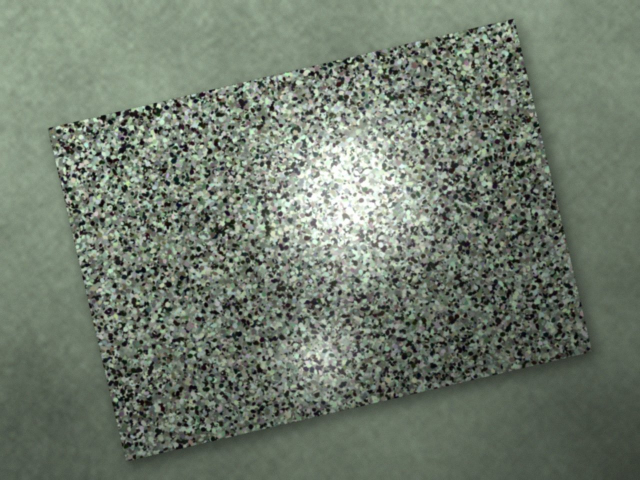
#> input picture Intern_Assignment_Dataset/queries/img_001__B05B_lighting_lookalike.jpg, 1280 x 960 px (shown at 1/2 size)
$ python -i preprocessing.py   (imports and definitions only)
#> lines starting #> are read from the running program, lines starting #| are printed output that depends on the picture
"""
Step 1: Image Preprocessing

Load, resize, convert to grayscale, and optionally enhance with CLAHE.
"""

import cv2
import numpy as np


def load_image(path: str) -> np.ndarray | None:
    """
    Read image from disk with OpenCV.

    Returns:
        BGR image array, or None if file is missing / unreadable.
    """
    img = cv2.imread(path)
#> img is the input picture: shape (960, 1280, 3); mean B, G, R 108.7, 122.5, 112
    if img is None:
        print(f"[WARNING] Could not load image: {path}")
    return img


def resize_image(image: np.ndarray, max_side: int = 1024) -> np.ndarray:
    """
    Resize so the longest side equals *max_side*.
    If already smaller, return unchanged.
    Uses INTER_AREA for downscaling (best quality for shrinking).
    """
#> called with max_side = 1024
    h, w = image.shape[:2]
#> h = 960; w = 1280
    longest = max(h, w)
#> longest = 1280
    if longest <= max_side:
        return image

    scale = max_side / longest
#> scale = 0.8
    new_w = int(w * scale)
#> new_w = 1024
    new_h = int(h * scale)
#> new_h = 768
    return cv2.resize(image, (new_w, new_h), interpolation=cv2.INTER_AREA)
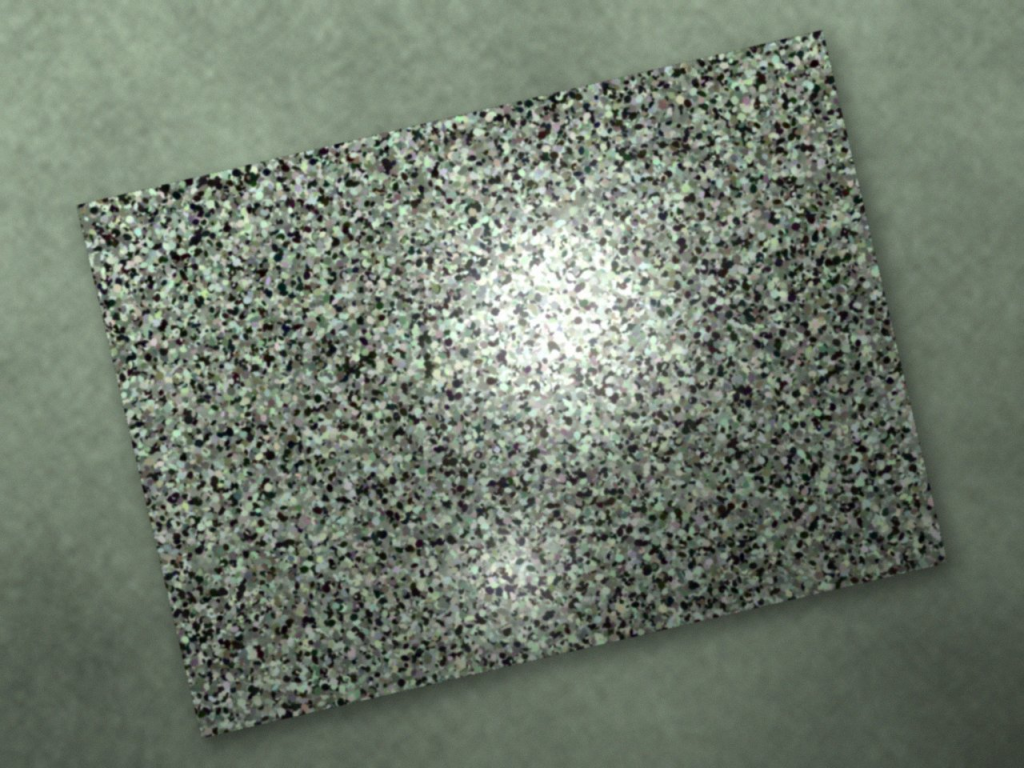
#> returned value: shape (768, 1024, 3); mean of channels 0, 1, 2 108.7, 122.5, 112; drawn as B, G, R


def to_grayscale(image: np.ndarray) -> np.ndarray:
    """
    Convert BGR → grayscale.  If already single-channel, return as-is.
    """
    if len(image.shape) == 2:
        return image
    return cv2.cvtColor(image, cv2.COLOR_BGR2GRAY)
#> returned value: shape (768, 1024)


def apply_clahe(
    gray: np.ndarray,
    clip_limit: float = 2.0,
    tile_size: int = 8,
) -> np.ndarray:
    """
    Contrast Limited Adaptive Histogram Equalisation.

    Improves local contrast, which helps SIFT find more keypoints
    in low-contrast stone regions (validated by benchmark: CLAHE ON
    produces better separation than raw grayscale).
    """
#> called with clip_limit = 2, tile_size = 8
    clahe = cv2.createCLAHE(
        clipLimit=clip_limit,
        tileGridSize=(tile_size, tile_size),
    )
    return clahe.apply(gray)
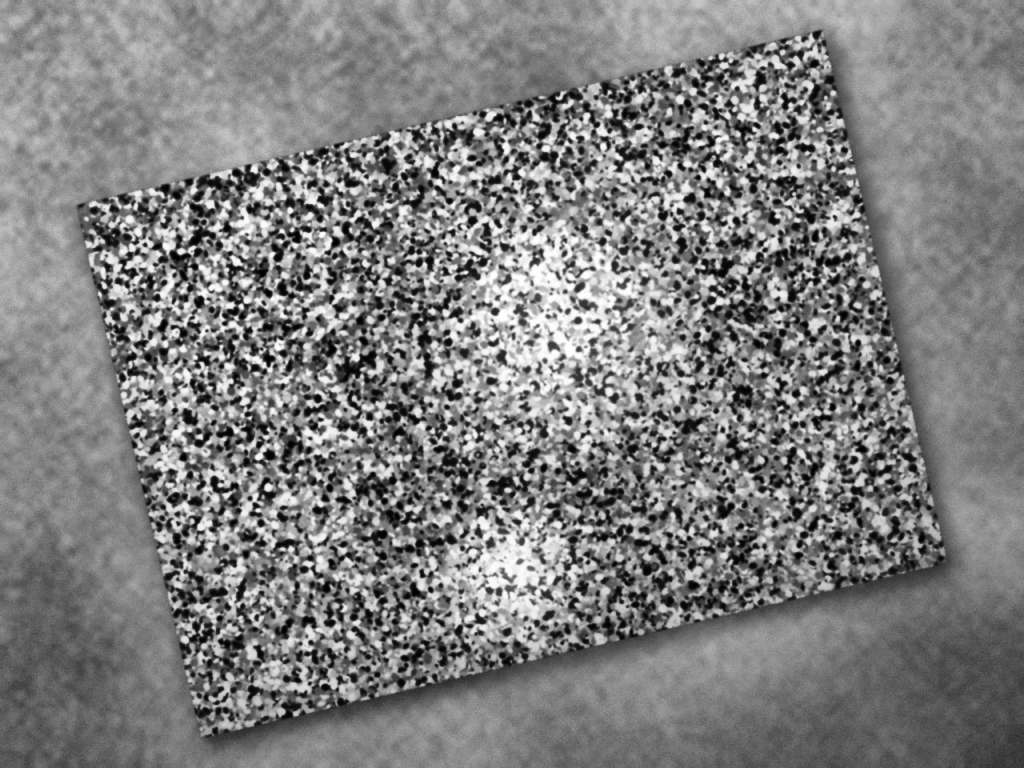
#> returned value: shape (768, 1024); min 0, max 255, mean 126.7


def preprocess(
    path: str,
    max_side: int = 1024,
    use_clahe: bool = True,
) -> tuple[np.ndarray | None, np.ndarray | None]:
    """
    Full preprocessing pipeline.

    Returns:
        (color_resized, gray_processed) — colour kept for visualisation,
        grayscale used for feature extraction.
        Returns (None, None) on load failure.
    """
    color = load_image(path)
    if color is None:
        return None, None

    color = resize_image(color, max_side)
    gray = to_grayscale(color)

    if use_clahe:
        gray = apply_clahe(gray)

    return color, gray

>>> result = preprocess('../Intern_Assignment_Dataset/queries/img_001__B05B_lighting_lookalike.jpg')

$ run again, on Intern_Assignment_Dataset/queries/img_019__B01B_lighting_lookalike.jpg
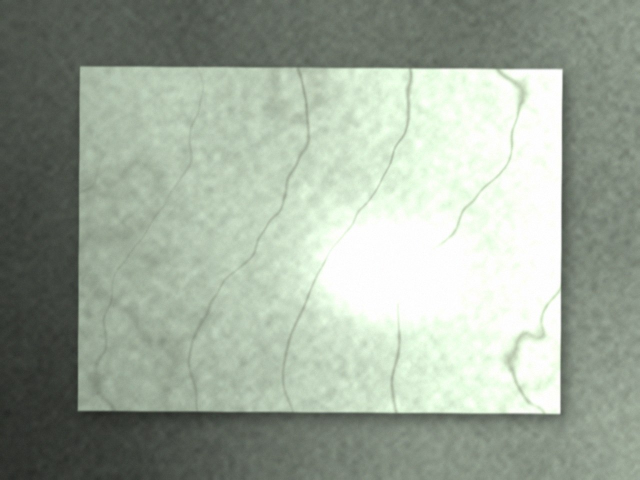
#> input picture Intern_Assignment_Dataset/queries/img_019__B01B_lighting_lookalike.jpg, 1280 x 960 px (shown at 1/2 size)
#> in load_image, img is the input picture: shape (960, 1280, 3); mean B, G, R 154.8, 168.4, 157.9
#> in resize_image, `return cv2.resize(image, (new_w, new_h), interpolation=cv2.INTER_AREA)`:
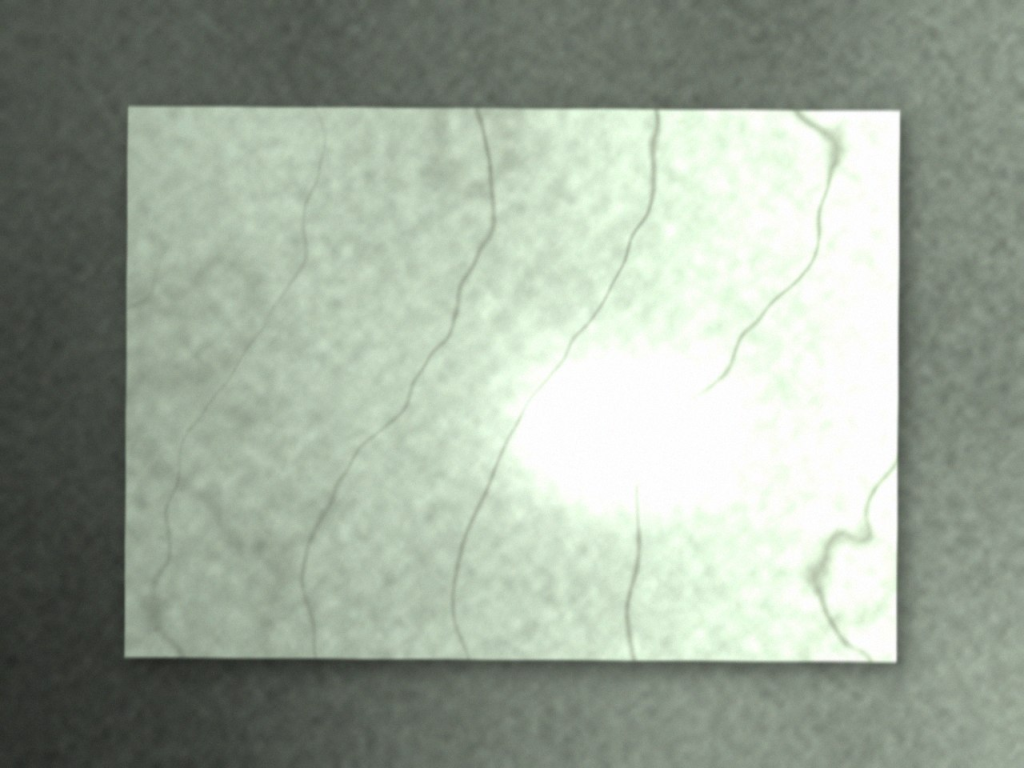
#> returned value: shape (768, 1024, 3); mean of channels 0, 1, 2 154.8, 168.4, 157.9; drawn as B, G, R
#> in apply_clahe, `return clahe.apply(gray)`:
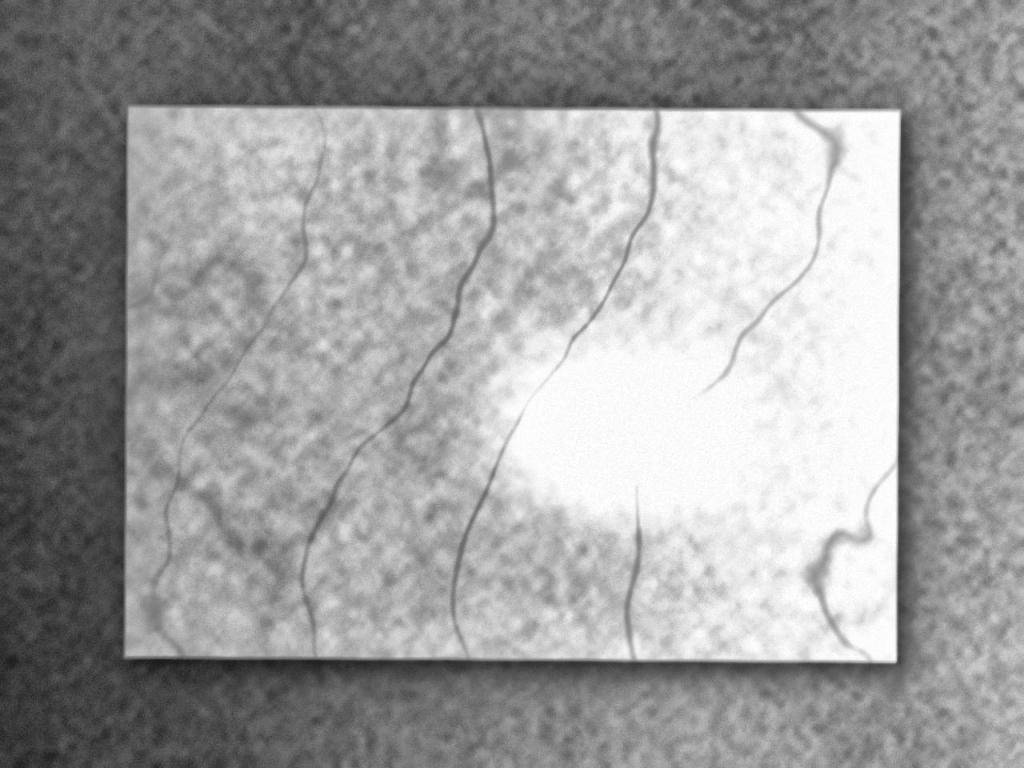
#> returned value: shape (768, 1024); min 27, max 255, mean 158.2

$ run again, on Intern_Assignment_Dataset/queries/img_005__B04A_occlusion_same.jpg
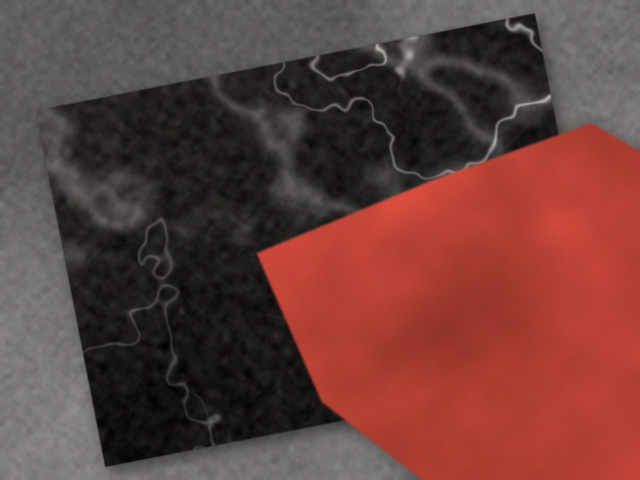
#> input picture Intern_Assignment_Dataset/queries/img_005__B04A_occlusion_same.jpg, 1280 x 960 px (shown at 1/2 size)
#> in load_image, img is the input picture: shape (960, 1280, 3); mean B, G, R 58.4, 63.4, 102.8
#> in to_grayscale, `return cv2.cvtColor(image, cv2.COLOR_BGR2GRAY)`:
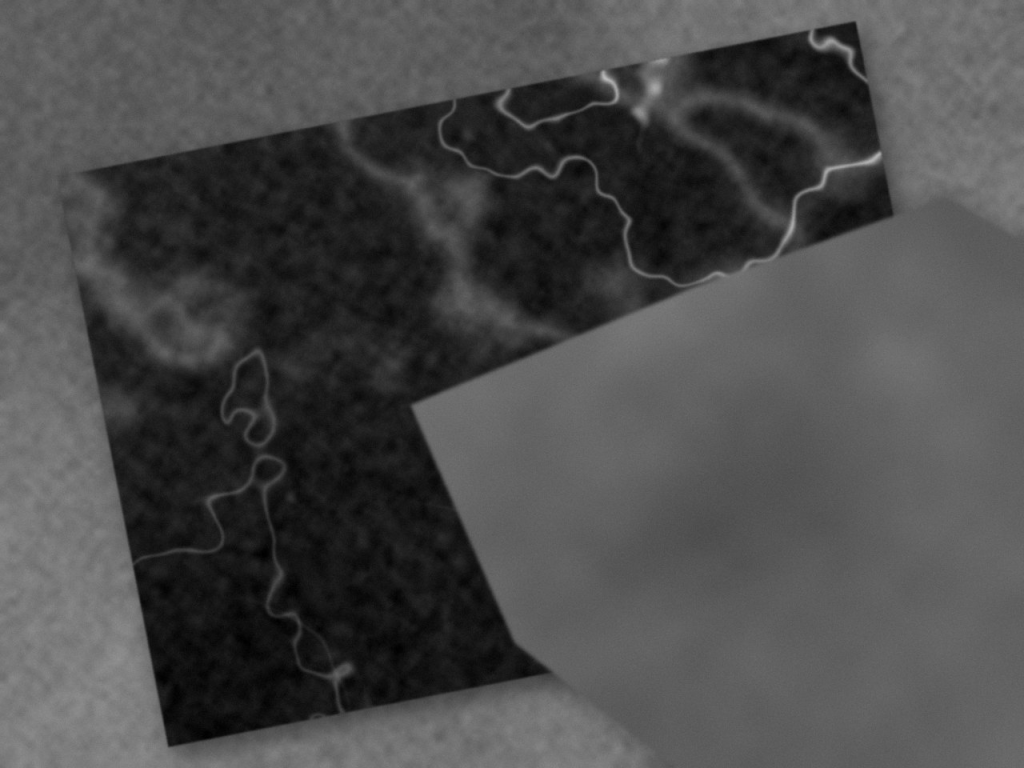
#> returned value: shape (768, 1024); min 0, max 185, mean 74.6
#> in apply_clahe, `return clahe.apply(gray)`:
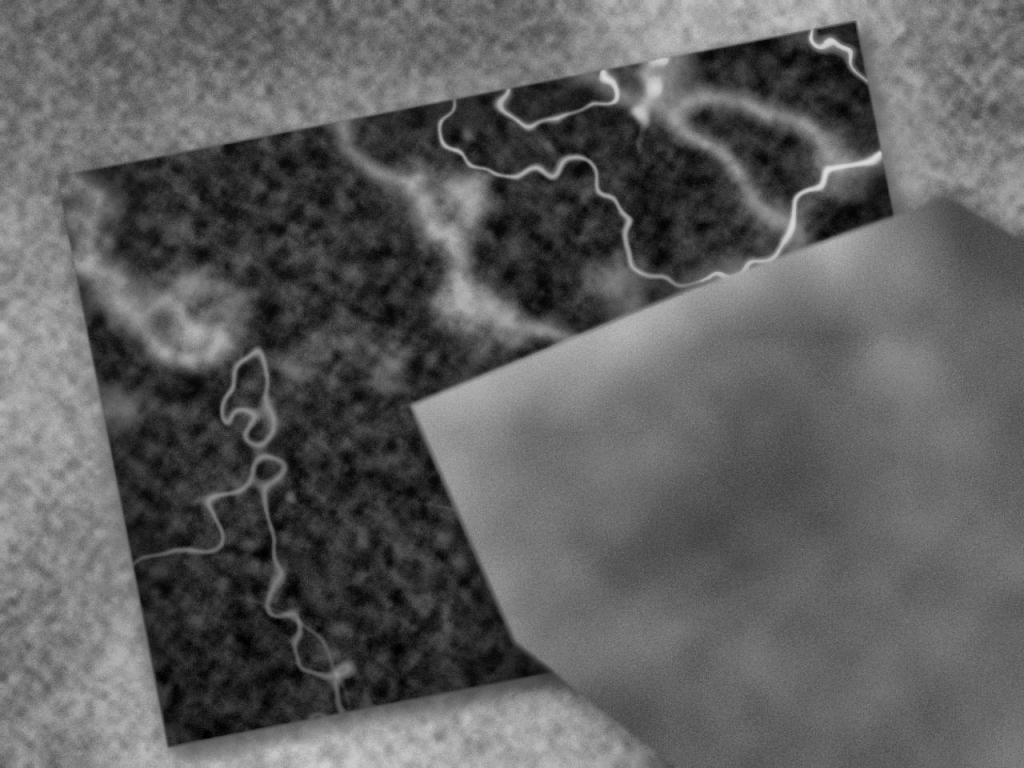
#> returned value: shape (768, 1024); min 1, max 221, mean 94

$ run again, on Intern_Assignment_Dataset/queries/img_006__B03A_lighting_lookalike.jpg
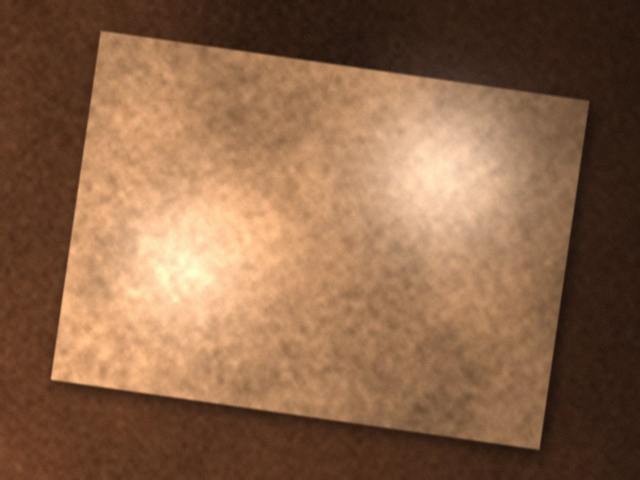
#> input picture Intern_Assignment_Dataset/queries/img_006__B03A_lighting_lookalike.jpg, 1280 x 960 px (shown at 1/2 size)
#> in load_image, img is the input picture: shape (960, 1280, 3); mean B, G, R 72.3, 100.7, 138.8
#> in to_grayscale, `return cv2.cvtColor(image, cv2.COLOR_BGR2GRAY)`:
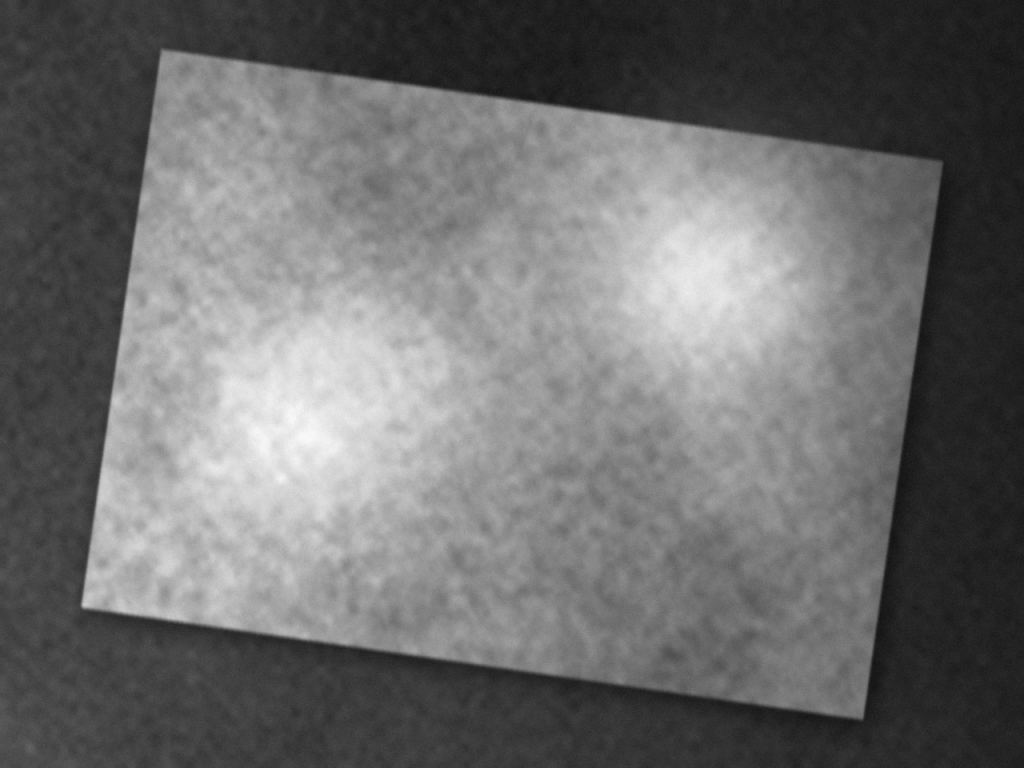
#> returned value: shape (768, 1024); min 18, max 250, mean 108.9
#> in apply_clahe, `return clahe.apply(gray)`:
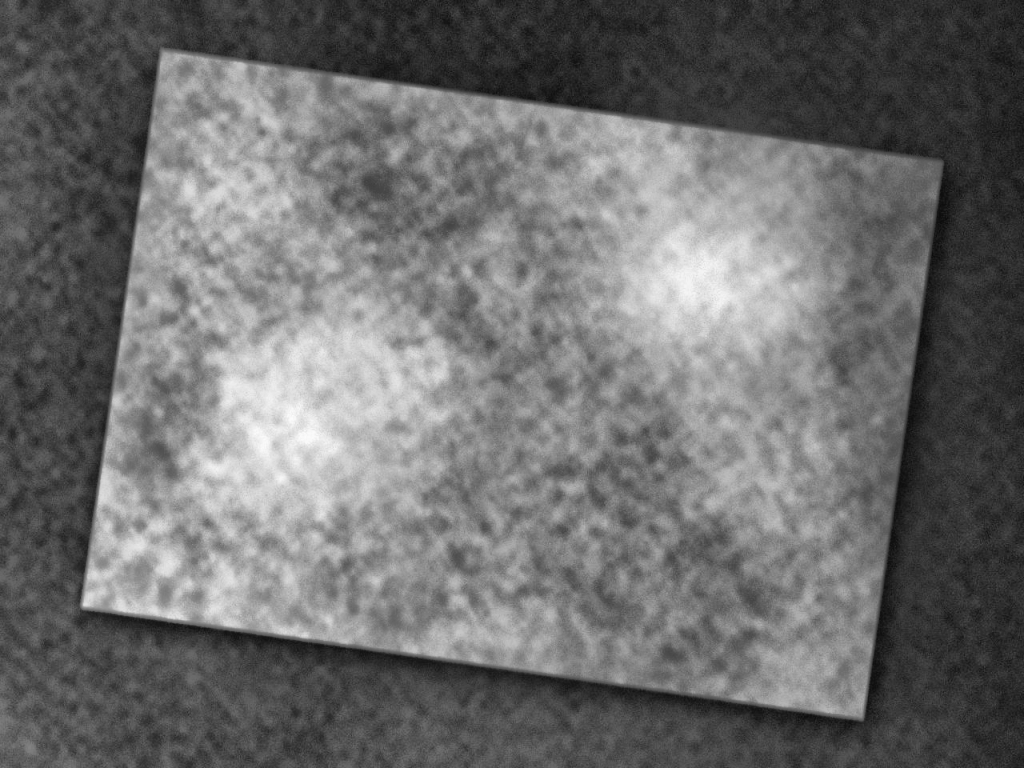
#> returned value: shape (768, 1024); min 11, max 252, mean 109.4
